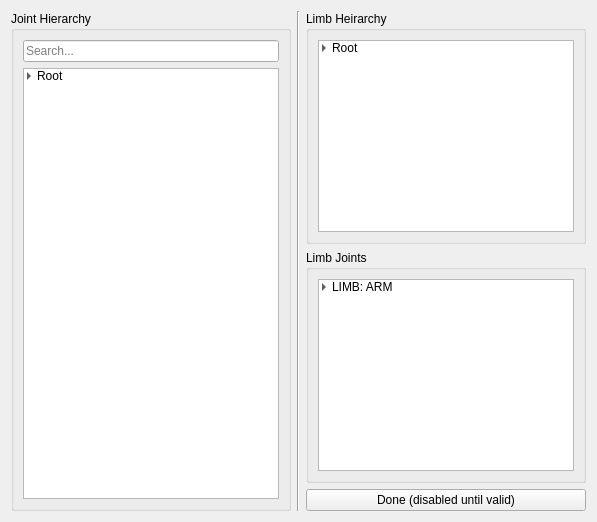
        <widget class="QWidget" name="tab_7">
         <attribute name="title">
          <string>Import FBX</string>
         </attribute>
         <layout class="QHBoxLayout" name="horizontalLayout_66">
          <item>
           <layout class="QHBoxLayout" name="horizontalLayout_53">
            <item>
             <layout class="QVBoxLayout" name="verticalLayout_59">
              <item>
               <widget class="QGroupBox" name="groupBox_40">
                <property name="title">
                 <string>Joint Hierarchy</string>
                </property>
                <layout class="QVBoxLayout" name="verticalLayout_60">
                 <item>
                  <layout class="QVBoxLayout" name="verticalLayout_91">
                   <item>
                    <widget class="QLineEdit" name="lineEdit_15">
                     <property name="placeholderText">
                      <string>Search...</string>
                     </property>
                    </widget>
                   </item>
                   <item>
                    <widget class="QTreeWidget" name="treeWidget_12">
                     <property name="alternatingRowColors">
                      <bool>true</bool>
                     </property>
                     <property name="indentation">
                      <number>10</number>
                     </property>
                     <property name="headerHidden">
                      <bool>true</bool>
                     </property>
                     <column>
                      <property name="text">
                       <string>1</string>
                      </property>
                     </column>
                     <item>
                      <property name="text">
                       <string>Root</string>
                      </property>
                      <item>
                       <property name="text">
                        <string>Spine_01</string>
                       </property>
                       <item>
                        <property name="text">
                         <string>Spine_02</string>
                        </property>
                        <item>
                         <property name="text">
                          <string>CLV [R]</string>
                         </property>
                         <item>
                          <property name="text">
                           <string>SLD [R]</string>
                          </property>
                          <item>
                           <property name="text">
                            <string>ELB [R]</string>
                           </property>
                           <item>
                            <property name="text">
                             <string>WRS [R]</string>
                            </property>
                           </item>
                          </item>
                         </item>
                        </item>
                        <item>
                         <property name="text">
                          <string>CLV [L]</string>
                         </property>
                         <item>
                          <property name="text">
                           <string>SLD [L]</string>
                          </property>
                          <item>
                           <property name="text">
                            <string>ELB [L]</string>
                           </property>
                           <item>
                            <property name="text">
                             <string>WRS [L]</string>
                            </property>
                           </item>
                          </item>
                         </item>
                        </item>
                       </item>
                      </item>
                     </item>
                    </widget>
                   </item>
                  </layout>
                 </item>
                </layout>
               </widget>
              </item>
             </layout>
            </item>
            <item>
             <widget class="Line" name="line_17">
              <property name="orientation">
               <enum>Qt::Vertical</enum>
              </property>
             </widget>
            </item>
            <item>
             <layout class="QVBoxLayout" name="verticalLayout_61">
              <item>
               <widget class="QGroupBox" name="groupBox_42">
                <property name="title">
                 <string>Limb Heirarchy</string>
                </property>
                <layout class="QHBoxLayout" name="horizontalLayout_57">
                 <item>
                  <layout class="QVBoxLayout" name="verticalLayout_69">
                   <item>
                    <widget class="QTreeWidget" name="treeWidget_5">
                     <property name="autoScrollMargin">
                      <number>16</number>
                     </property>
                     <property name="alternatingRowColors">
                      <bool>true</bool>
                     </property>
                     <property name="selectionMode">
                      <enum>QAbstractItemView::ExtendedSelection</enum>
                     </property>
                     <property name="autoExpandDelay">
                      <number>-1</number>
                     </property>
                     <property name="indentation">
                      <number>10</number>
                     </property>
                     <property name="headerHidden">
                      <bool>true</bool>
                     </property>
                     <column>
                      <property name="text">
                       <string notr="true">1</string>
                      </property>
                     </column>
                     <item>
                      <property name="text">
                       <string>Root</string>
                      </property>
                      <item>
                       <property name="text">
                        <string>Spine</string>
                       </property>
                       <item>
                        <property name="text">
                         <string>Arm (M)</string>
                        </property>
                        <item>
                         <property name="text">
                          <string>Hand</string>
                         </property>
                        </item>
                       </item>
                       <item>
                        <property name="text">
                         <string>Head</string>
                        </property>
                       </item>
                       <item>
                        <property name="text">
                         <string>Leg (M)</string>
                        </property>
                       </item>
                       <item>
                        <property name="text">
                         <string>Tail</string>
                        </property>
                       </item>
                      </item>
                     </item>
                    </widget>
                   </item>
                  </layout>
                 </item>
                </layout>
               </widget>
              </item>
              <item>
               <widget class="QGroupBox" name="groupBox_24">
                <property name="title">
                 <string>Limb Joints</string>
                </property>
                <layout class="QVBoxLayout" name="verticalLayout_62">
                 <item>
                  <layout class="QVBoxLayout" name="verticalLayout_63">
                   <item>
                    <widget class="QTreeWidget" name="treeWidget_15">
                     <property name="alternatingRowColors">
                      <bool>true</bool>
                     </property>
                     <property name="selectionMode">
                      <enum>QAbstractItemView::ExtendedSelection</enum>
                     </property>
                     <property name="indentation">
                      <number>10</number>
                     </property>
                     <property name="headerHidden">
                      <bool>true</bool>
                     </property>
                     <column>
                      <property name="text">
                       <string>1</string>
                      </property>
                     </column>
                     <item>
                      <property name="text">
                       <string>LIMB: ARM</string>
                      </property>
                      <item>
                       <property name="text">
                        <string>CLV [R]</string>
                       </property>
                       <item>
                        <property name="text">
                         <string>SLD [R]</string>
                        </property>
                        <item>
                         <property name="text">
                          <string>ELB [R]</string>
                         </property>
                         <item>
                          <property name="text">
                           <string>WRS [R]</string>
                          </property>
                         </item>
                        </item>
                       </item>
                      </item>
                      <item>
                       <property name="text">
                        <string>CLV [L]</string>
                       </property>
                       <item>
                        <property name="text">
                         <string>SLD [L]</string>
                        </property>
                        <item>
                         <property name="text">
                          <string>ELB [L]</string>
                         </property>
                         <item>
                          <property name="text">
                           <string>WRS [L]</string>
                          </property>
                         </item>
                        </item>
                       </item>
                      </item>
                     </item>
                    </widget>
                   </item>
                  </layout>
                 </item>
                </layout>
               </widget>
              </item>
              <item>
               <widget class="QPushButton" name="pushButton_27">
                <property name="text">
                 <string>Done (disabled until valid)</string>
                </property>
               </widget>
              </item>
             </layout>
            </item>
           </layout>
          </item>
         </layout>
        </widget>
